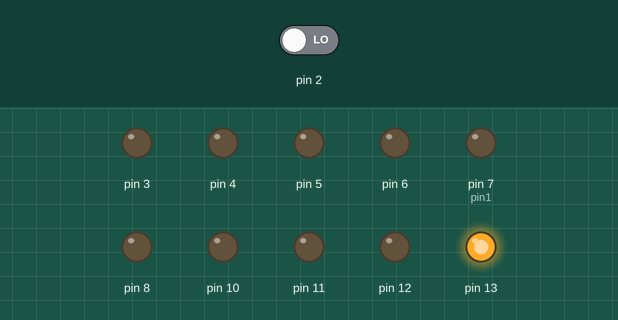
This sketch was run on a simulated Arduino Uno, built with avr-gcc and run on an emulated ATmega328P. Parts: output pins drawn as LEDs (lit = HIGH). The test bench sets the inputs (shaded band); at power-on: pin 2 LOW. Pins used as bus, display or sensor lines are not drawn.

Above: at 9.8 s.
9.9 s: pin 2 driven HIGH
At 10.4 s:
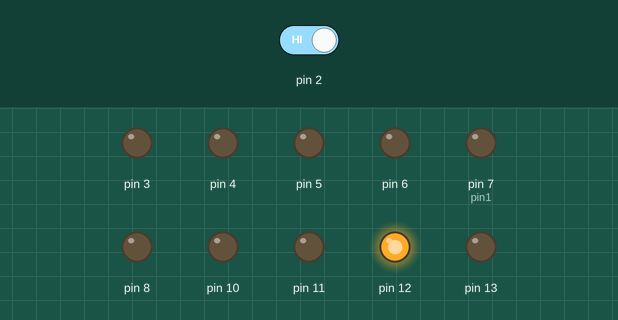
16.9 s: pin 2 driven LOW
At 18.6 s:
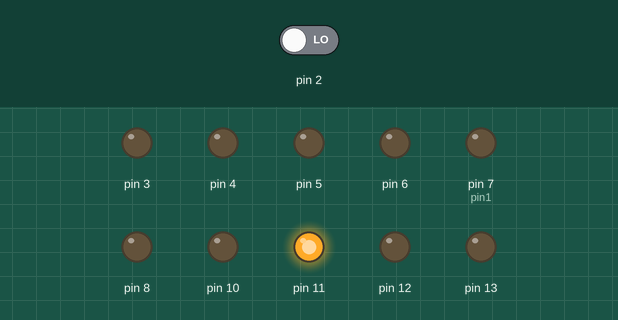
Timing chart, 0 to 31.5 s (numbered marks = the images above; inputs shaded):
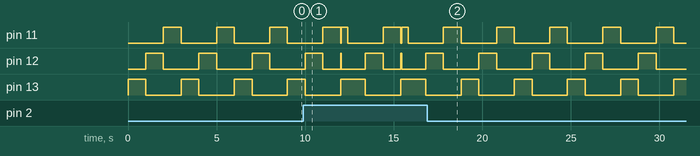

The sketch:

scorpion.ino
```cpp
// C++ code
//
#include<Adafruit_NeoPixel.h>
#define ledn 8
#define pin 1
#define pin1 7
Adafruit_NeoPixel p1=Adafruit_NeoPixel(ledn,pin1,NEO_GRB+NEO_KHZ800);
Adafruit_NeoPixel p=Adafruit_NeoPixel(ledn,pin,NEO_GRB+NEO_KHZ800);

void smileinit()
{
  uint32_t red=p1.Color(0,0,255);
  for (int i = 0; i < 8; i=i+1)
  {
  p1.setPixelColor(i,red);
//  p1.setPixelColor(i+1,red);
    p1.show();
    delay(50);
  }}

void smileinit1()
{
  uint32_t red=p.Color(0,0,255);
  for (int i = 0; i < 8; i=i+1)
  {
  p.setPixelColor(i,red);
    p.setPixelColor(15-i,red);
//  p.setPixelColor(i+1,red);
    p.show();
    delay(50);
  }}

void smclr()
{
  p.clear();
  p.show();
}

void smclr1()
{
  p1.clear();
  p1.show();
}


void state(int a=0,int b=0,int c=0,int d=0,int e=0,int f=0,int g=0,int h=0)
{
 if(a==0)
 {
  digitalWrite(13, LOW);
 }
 else
  {
  digitalWrite(13, HIGH);
  }
 if(b==0)
 {
  digitalWrite(12, LOW);
 }
 else
  {
  digitalWrite(12, HIGH);
  }
if(c==0)
 {
  digitalWrite(11, LOW);
 }
 else
  {
  digitalWrite(11, HIGH);
  }

  if(d==0)
 {
  digitalWrite(9, LOW);
 }
 else
  {
  digitalWrite(9, HIGH);
  }

}
int buttonState = 0;


void setup()
{
  pinMode(2, INPUT);
  pinMode(6, OUTPUT);
  pinMode(13, OUTPUT);
  pinMode(12, OUTPUT);
  pinMode(11, OUTPUT);
  pinMode(10, OUTPUT);
  pinMode(9, OUTPUT);
  pinMode(8, OUTPUT);
  pinMode(7, OUTPUT);
  pinMode(5, OUTPUT);
  pinMode(4, OUTPUT);
  pinMode(3, OUTPUT);
}

 void loop()
{
 // smileinit();
 // smileinit1();
  state(1,0,0,0);
  delay(1000); //edit here
  state(0,1,0,0);
  delay(1000); //edit here
  state(0,0,1,0);
  delay(1000); //edit here
  state(0,0,0,1);

   buttonState = digitalRead(2);
  if (buttonState == HIGH)
  {
  state(1,0,0,0);
  state(1,0,1,0);
  state(1,0,0,0);
  state(1,1,0,0);
  uint32_t red=p.Color(0,0,255);
  for (int i = 0; i < 8; i++)
  {
  p.setPixelColor(i,red);
  p.show();
    delay(50);
    if(i%2==0){
    state(1,0,1,0);
    }
  }
   }
}
```

Measured:
- by itself, pin 11–13: alternates HIGH for 1.0 s and LOW for 2.0 s
